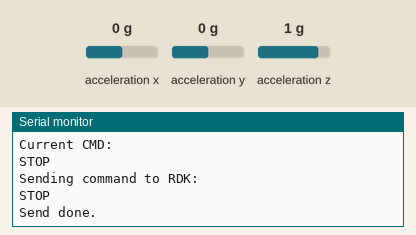
Recording of a sketch running on a simulated ESP32. Shown: the last lines printed to the serial monitor. Wiring (inferred from the names in the program): MPU-6050 motion sensor at I2C address 0x68. Inputs (shaded band) come from the test bench; at power-on: acceleration x 0 g, acceleration y 0 g, acceleration z 1 g. WiFi joins after 1.5 s; servers stay silent unless stated.

Above: at 7.1 s.
7.2 s: acceleration x set to -1.4 g
At 7.8 s:
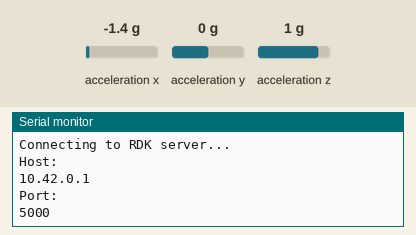
8.7 s: acceleration y set to -1.4 g
At 9.4 s:
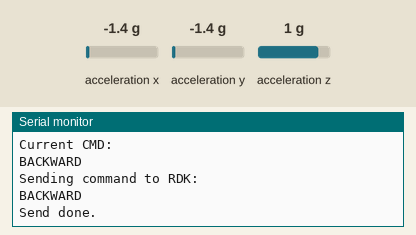
10.6 s: acceleration x set to 0.1 g
13.6 s: acceleration y set to 0.8 g
At 14.91 s:
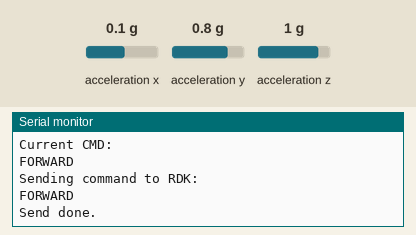
15.5 s: acceleration z set to -1.4 g
18.5 s: acceleration y set to -0.8 g
At 19.94 s:
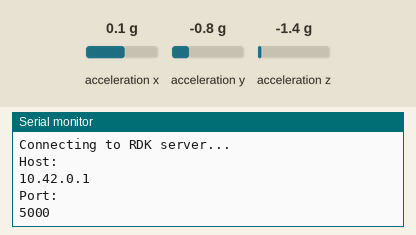
Timing chart, 0 to 20.4 s (numbered marks = the images above; inputs shaded):
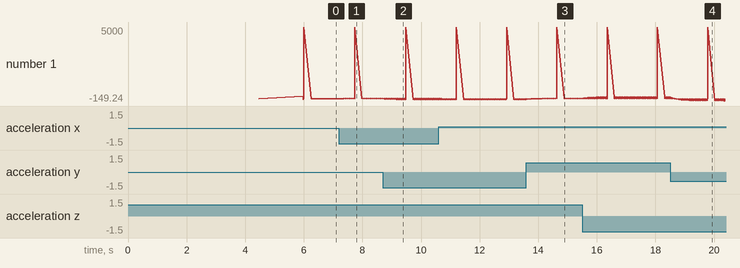

Measured:
- after the input at 7.2 s, the serial monitor: prints a new line at once (image 1)
- after the input at 8.7 s, the serial monitor: prints a new line at once (image 2)
- after the input at 13.6 s, the serial monitor: prints a new line at once (image 3)
- plotted number 1: 0 → 53.89 after the input at 7.2 s, 53.89 → 39.18 after the input at 8.7 s, -3.32 → -4.46 after the input at 13.6 s

The sketch:

translate_to_command.ino
```cpp
#include <Wire.h>
#include <math.h>
#include <WiFi.h>
#include <WiFiClient.h>

// =========================
// I2C / MPU6050
// =========================
#define SDA_PIN 22
#define SCL_PIN 23

#define MPU_ADDR 0x68

#define REG_PWR_MGMT_1   0x6B
#define REG_SMPLRT_DIV   0x19
#define REG_CONFIG       0x1A
#define REG_GYRO_CONFIG  0x1B
#define REG_ACCEL_CONFIG 0x1C
#define REG_ACCEL_XOUT_H 0x3B

// 加速度计灵敏度：±2g 对应 16384 LSB/g
const float ACC_LSB_PER_G = 16384.0f;

// =========================
// 角度参数
// =========================

// 很小的抖动直接当作 0
const float SMALL_DEADBAND = 2.0f;

// 轻微倾斜仍然保持 STOP
const float STOP_RANGE = 15.0f;

// 角度低通滤波系数
const float ALPHA_ANGLE = 0.15f;

// =========================
// WiFi / TCP
// =========================
const char* ssid     = "RDKX5-Hotspot";
const char* password = "ECE49666";

// NetworkManager hotspot 常见默认：10.42.0.1
const char* host = "10.42.0.1";

// 如果你后面换成 hostapd 方案，再改成这个：
// const char* host = "10.5.5.1";

const int port = 5000;

WiFiClient client;

// =========================
// 全局状态
// =========================
float baseRoll = 0.0f;
float basePitch = 0.0f;

float rollFilt = 0.0f;
float pitchFilt = 0.0f;

String lastCmd = "STOP";

// =========================
// MPU6050: 写 1 字节
// =========================
bool mpuWriteByte(uint8_t reg, uint8_t data) {
  Wire.beginTransmission(MPU_ADDR);
  Wire.write(reg);
  Wire.write(data);
  uint8_t err = Wire.endTransmission(true);
  return (err == 0);
}

// =========================
// MPU6050: 连续读多个字节
// =========================
bool mpuReadBytes(uint8_t startReg, uint8_t *buf, uint8_t len) {
  Wire.beginTransmission(MPU_ADDR);
  Wire.write(startReg);

  if (Wire.endTransmission(false) != 0) {
    return false;
  }

  Wire.requestFrom((uint8_t)MPU_ADDR, (uint8_t)len);

  uint8_t i = 0;
  while (Wire.available() && i < len) {
    buf[i] = Wire.read();
    i++;
  }

  return (i == len);
}

// =========================
// 初始化 MPU6050
// =========================
bool mpuInit() {
  if (!mpuWriteByte(REG_PWR_MGMT_1, 0x00)) return false;
  delay(100);

  if (!mpuWriteByte(REG_SMPLRT_DIV, 0x07)) return false;
  if (!mpuWriteByte(REG_CONFIG, 0x06)) return false;
  if (!mpuWriteByte(REG_GYRO_CONFIG, 0x00)) return false;
  if (!mpuWriteByte(REG_ACCEL_CONFIG, 0x00)) return false;

  return true;
}

// =========================
// 读 roll / pitch
// =========================
bool readRollPitch(float &rollDeg, float &pitchDeg) {
  uint8_t buf[6];

  if (!mpuReadBytes(REG_ACCEL_XOUT_H, buf, 6)) {
    return false;
  }

  int16_t ax_raw = (int16_t)((buf[0] << 8) | buf[1]);
  int16_t ay_raw = (int16_t)((buf[2] << 8) | buf[3]);
  int16_t az_raw = (int16_t)((buf[4] << 8) | buf[5]);

  float ax = ((float)ax_raw) / ACC_LSB_PER_G;
  float ay = ((float)ay_raw) / ACC_LSB_PER_G;
  float az = ((float)az_raw) / ACC_LSB_PER_G;

  float roll  = atan2f(ay, az);
  float pitch = atan2f(-ax, sqrtf(ay * ay + az * az));

  const float RAD2DEG = 57.2957795f;
  rollDeg  = roll * RAD2DEG;
  pitchDeg = pitch * RAD2DEG;

  return true;
}

// =========================
// 初始水平校准
// =========================
void calibrateLevel() {
  Serial.println("Calibrating level, please keep board still and level...");
  Serial.println();

  const int N = 200;
  float sumRoll = 0.0f;
  float sumPitch = 0.0f;
  int validCount = 0;

  for (int i = 0; i < N; i++) {
    float r, p;
    if (readRollPitch(r, p)) {
      sumRoll += r;
      sumPitch += p;
      validCount++;
    }
    delay(10);
  }

  if (validCount > 0) {
    baseRoll = sumRoll / (float)validCount;
    basePitch = sumPitch / (float)validCount;
  } else {
    baseRoll = 0.0f;
    basePitch = 0.0f;
  }

  rollFilt = 0.0f;
  pitchFilt = 0.0f;

  Serial.println("Calibration done.");
  Serial.println("Base roll:");
  Serial.println(baseRoll);
  Serial.println("Base pitch:");
  Serial.println(basePitch);
  Serial.println();
}

// =========================
// 根据相对角度判断命令
// =========================
String decideCommandFromAngles(float rollRel, float pitchRel) {
  if (fabs(rollRel) < SMALL_DEADBAND) {
    rollRel = 0.0f;
  }

  if (fabs(pitchRel) < SMALL_DEADBAND) {
    pitchRel = 0.0f;
  }

  float ar = fabs(rollRel);
  float ap = fabs(pitchRel);

  // 轻微倾斜仍然认为是 STOP
  if (ar < STOP_RANGE && ap < STOP_RANGE) {
    return "STOP";
  }

  if (ap >= ar) {
    // pitch 主导
    if (pitchRel >= STOP_RANGE) {
      return "LEFT";
    } else if (pitchRel <= -STOP_RANGE) {
      return "RIGHT";
    } else {
      return "STOP";
    }
  } else {
    // roll 主导
    if (rollRel >= STOP_RANGE) {
      return "FORWARD";
    } else if (rollRel <= -STOP_RANGE) {
      return "BACKWARD";
    } else {
      return "STOP";
    }
  }
}

// =========================
// 连接 WiFi
// =========================
void connectWiFi() {
  WiFi.mode(WIFI_STA);
  WiFi.setSleep(false);

  Serial.println("Connecting to WiFi...");
  Serial.println("SSID:");
  Serial.println(ssid);
  Serial.println();

  WiFi.begin(ssid, password);

  unsigned long t0 = millis();

  while (WiFi.status() != WL_CONNECTED) {
    Serial.println("Waiting for WiFi...");
    Serial.println();
    delay(500);

    if (millis() - t0 > 20000) {
      Serial.println("WiFi connect timeout, retrying...");
      Serial.println();
      WiFi.disconnect(true);
      delay(1000);
      WiFi.begin(ssid, password);
      t0 = millis();
    }
  }

  Serial.println("WiFi connected.");
  Serial.println("ESP32 IP:");
  Serial.println(WiFi.localIP());
  Serial.println("RSSI:");
  Serial.println(WiFi.RSSI());
  Serial.println();
}

// =========================
// 保证 TCP 已连接
// 连上后发一次 MANUAL
// =========================
bool ensureTcpConnected() {
  if (WiFi.status() != WL_CONNECTED) {
    Serial.println("WiFi dropped. Reconnecting...");
    Serial.println();
    connectWiFi();
  }

  if (client.connected()) {
    return true;
  }

  Serial.println("Connecting to RDK server...");
  Serial.println("Host:");
  Serial.println(host);
  Serial.println("Port:");
  Serial.println(port);
  Serial.println();

  if (client.connect(host, port)) {
    client.setNoDelay(true);

    Serial.println("TCP connected to RDK.");
    Serial.println();

    // 连上 TCP 后发送一次 MANUAL 给 server
    String initMsg = "MANUAL\n";
    client.print(initMsg);

    // 串口打印
    Serial.println("Sending initial command to RDK:");
    Serial.println("MANUAL");
    Serial.println();

    while (client.available() > 0) {
      String line = client.readStringUntil('\n');
      Serial.println("RDK replied:");
      Serial.println(line);
      Serial.println();
    }

    return true;
  } else {
    Serial.println("TCP connect failed.");
    Serial.println();
    return false;
  }
}

// =========================
// 发送命令到 RDK
// =========================
void sendCommandToRDK(const String &cmd) {
  if (!ensureTcpConnected()) {
    Serial.println("Send skipped: TCP not connected.");
    Serial.println();
    return;
  }

  String msg = cmd + "\n";

  Serial.println("Sending command to RDK:");
  Serial.println(cmd);
  Serial.println();

  client.print(msg);

  Serial.println("Send done.");
  Serial.println();

  while (client.available() > 0) {
    String line = client.readStringUntil('\n');
    Serial.println("RDK replied:");
    Serial.println(line);
    Serial.println();
  }
}

void setup() {
  Serial.begin(115200);
  delay(2000);

  Serial.println();
  Serial.println("BOOT OK");
  Serial.println();

  Wire.begin(SDA_PIN, SCL_PIN);
  Wire.setClock(100000);
  delay(200);

  if (!mpuInit()) {
    Serial.println("MPU init failed.");
    Serial.println();
    while (1) {
      delay(1000);
    }
  }

  Serial.println("MPU init OK.");
  Serial.println();

  calibrateLevel();
  connectWiFi();

  Serial.println("System ready.");
  Serial.println("pitch dominant -> LEFT / RIGHT");
  Serial.println("roll dominant  -> FORWARD / BACKWARD");
  Serial.println("Small tilt still stays in STOP range.");
  Serial.println("Every loop will print and send current CMD.");
  Serial.println();
}

void loop() {
  float rollDeg, pitchDeg;

  if (!readRollPitch(rollDeg, pitchDeg)) {
    Serial.println("Read roll/pitch failed.");
    Serial.println();
    delay(200);
    return;
  }

  float rollRel  = rollDeg  - baseRoll;
  float pitchRel = pitchDeg - basePitch;

  rollFilt  = rollFilt  + ALPHA_ANGLE * (rollRel  - rollFilt);
  pitchFilt = pitchFilt + ALPHA_ANGLE * (pitchRel - pitchFilt);

  String cmd = decideCommandFromAngles(rollFilt, pitchFilt);
  lastCmd = cmd;

  Serial.println("ROLL relative (deg):");
  Serial.println(rollFilt);
  Serial.println("PITCH relative (deg):");
  Serial.println(pitchFilt);
  Serial.println();

  Serial.println("Current CMD:");
  Serial.println(cmd);
  Serial.println();

  sendCommandToRDK(cmd);

  delay(40);
}
```
